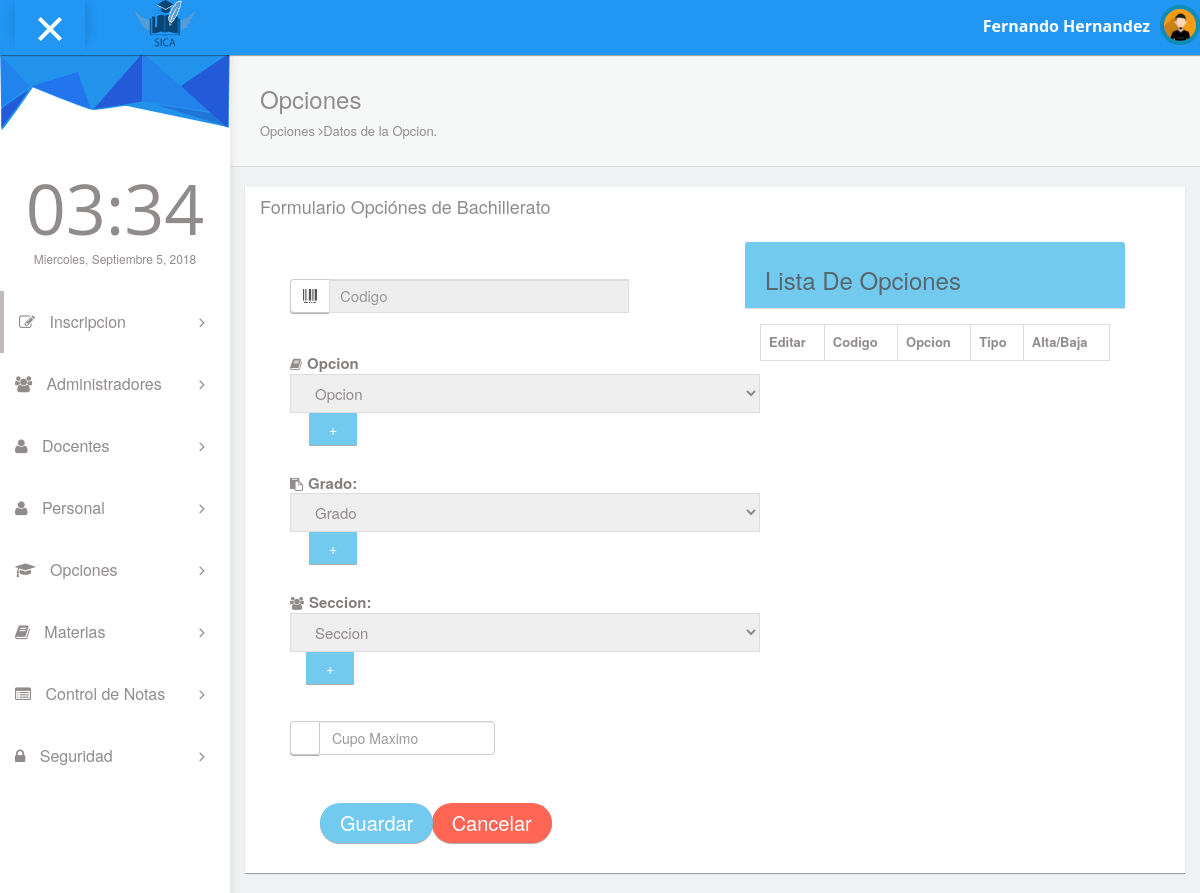
Before: /pages/fopciones.php with the older database file.
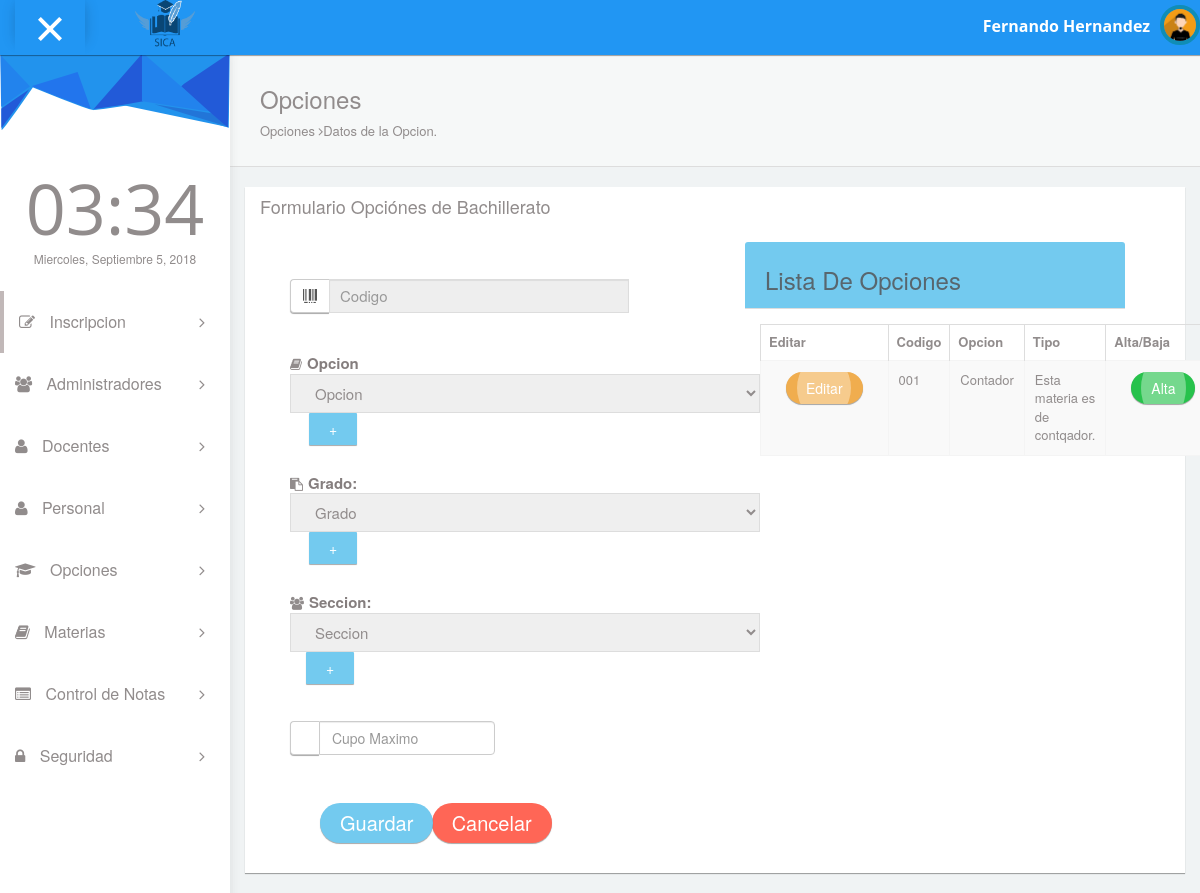
After: the same page with the newer database file.
### tables this page shows
CREATE TABLE IF NOT EXISTS `tbachilleratos` (
  `eid_bachillerato` int(11) NOT NULL,
  `ccodigo` varchar(20) NOT NULL,
  `cnombe` varchar(30) NOT NULL,
  `cdescripcion` varchar(200) NOT NULL,
  `efk_tipo` int(11) NOT NULL
);

### pages/fopciones.php (the view, shortened to what the changed rows need)
<!DOCTYPE html>
<html lang="en">
<head>
  <link rel="stylesheet" type="text/css" href="../asset/css/bootstrap.min.css">
  <link rel="stylesheet" type="text/css" href="../asset/css/plugins/font-awesome.min.css"/>
  <link rel="stylesheet" type="text/css" href="../asset/css/plugins/animate.min.css"/>
  <link rel="stylesheet" type="text/css" href="../asset/css/plugins/nouislider.min.css"/>
  <link rel="stylesheet" type="text/css" href="../asset/css/plugins/select2.min.css"/>
  <link rel="stylesheet" type="text/css" href="../asset/css/plugins/ionrangeslider/ion.rangeSlider.css"/>
  <link rel="stylesheet" type="text/css" href="../asset/css/plugins/ionrangeslider/ion.rangeSlider.skinFlat.css"/>
  <link rel="stylesheet" type="text/css" href="../asset/css/plugins/datatables.bootstrap.min.css"/>
  <link rel="stylesheet" type="text/css" href="../asset/css/plugins/bootstrap-material-datetimepicker.css"/>
  <link href="https://cdnjs.cloudflare.com/ajax/libs/select2/4.0.6-rc.0/css/select2.min.css" rel="stylesheet" />
  <link href="../asset/css/style.css" rel="stylesheet">
</head>
<body id="mimin" class="dashboard">
      <div class="container-fluid mimin-wrapper">
          <?php include "menu.php";?>
            <div id="content">
                <div class="form-element">
                <form id="turismo" name="turismo" action="" method="post">
                <div class="col-md-12">
                  <div class="col-md-12 panel panel-info">
                    <div class="col-md-12 panel-body" style="padding-bottom:30px;">
                      <div class="col-md-12">
                  <div class="col-md-6">
                  <div class="col-md-12">
                  <div class="panel1">
                    <div class="panel-body">
                      <div class="responsive-table">
                      <table id="datatables-example" class="table table-striped table-bordered" width="100%" cellspacing="0">
                      <thead>
                        <tr>
                          <th>Editar</th>
                          <th>Codigo</th>
                          <th>Opcion</th>
                          <th>Tipo</th>
                          <th>Alta/Baja</th>
                        </tr>
                      </thead>
                      <tbody>
                      <?php
include "../config/conexion.php";
$result = $conexion->query("select * from tbachilleratos order by eid_bachillerato");
if ($result) {
    while ($fila = $result->fetch_object()) {
        echo "<tr>";
        echo "<td>
          <div class='col-md-2' style='margin-top:1px'>
            <button class='btn ripple-infinite btn-round btn-warning' onclick='modify(" . $fila->eid_bachillerato . ")';>
            <div>
              <span>Editar</span>
            </div>
            </button>
            </div>
        </td>";
        echo "<td>" . $fila->ccodigo . "</td>";
        echo "<td>" . $fila->cnombe . "</td>";
        echo "<td>" . $fila->cdescripcion . "</td>";
        echo "<td>
          <div class='col-md-2' style='margin-top:1px'>
            <button class='btn ripple-infinite btn-round btn-success' onclick='confirmar(" . $fila->idcatalogo . ")'>
            <div>
              <span>Alta</span>
            </div>
            </button>
            </div>
        </td>";
        echo "</tr>";
    }
}
?>
                      </tbody>
                        </table>
                      </div>
                  </div>
                </div>
                       </div>
                      </div>
                      </div>
                      </div>
                      </form>
                    </div>
                  </div>
                </div>
</body>
</html>

Changed rows visible on the page:
added tbachilleratos: ccodigo "001", cnombe "Contador", cdescripcion "Esta materia es de contqador."
